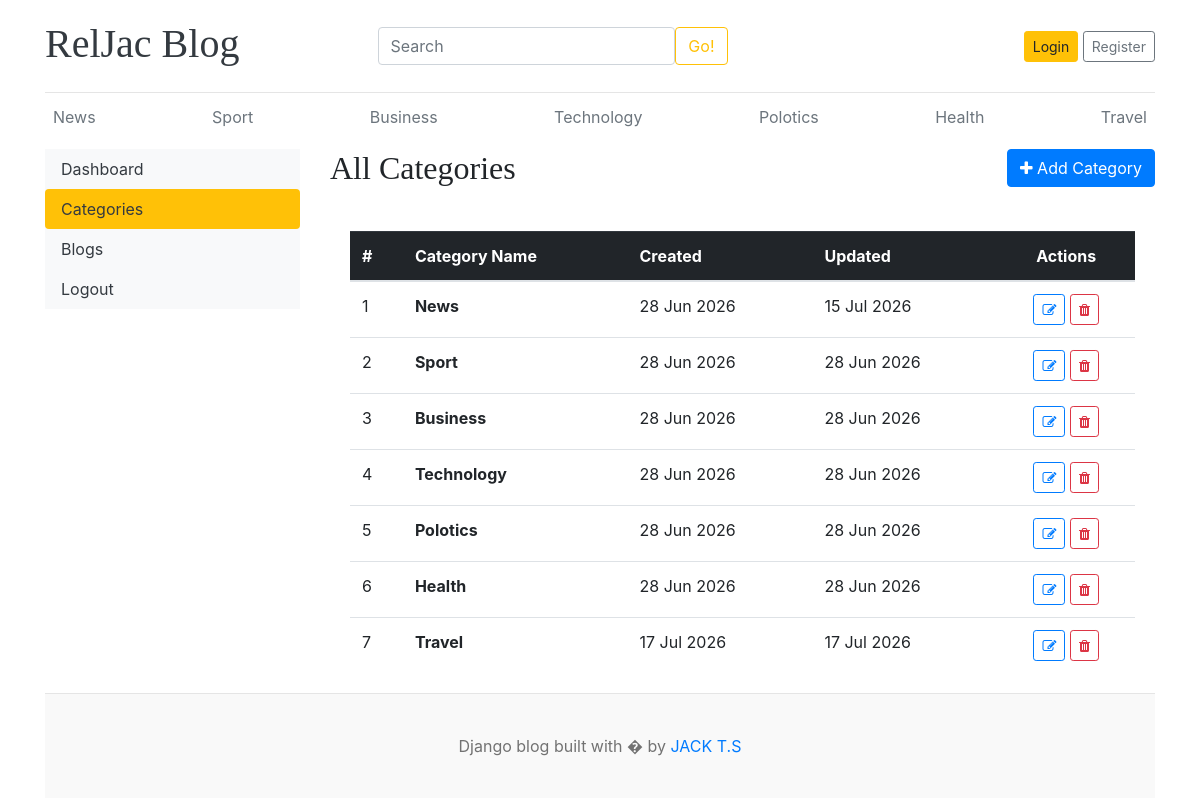
/dashboard/categories/, run on the app's committed database.
### blog/models.py (models this page shows, shortened)
class Category(models.Model):
  category_name = models.CharField(max_length=50, unique=True)
  created_at = models.DateTimeField(auto_now_add=True)
  updated_at = models.DateTimeField(auto_now=True)
  class Meta:
    verbose_name_plural = 'Categories'

### dashboard/views.py (the view)
# urls.py: path('categories/', views.categories, name='categories'),
def categories(request):
  return render(request, 'dashboard/categories.html')

### blog/context_processors.py (called while the page is built)
def get_categories(request):
  categories = Category.objects.all()
  return dict(categories=categories)

def get_social_links(request):
  links = Social_media_links.objects.all()
  return dict(links=links)

### dashboard/templates/dashboard/categories.html (shortened to what this page needs)
{% extends 'base.html' %}
{% block content %}
<div class="row">
    {% include 'sidebar.html' %}
    <div class="col-lg-9">
        <div class="d-flex justify-content-between align-items-center mb-4">
            <h2 class="mb-0">All Categories</h2>
            <a href="{% url 'create_category' %}" class="btn btn-primary">
                <i class="fa fa-plus"></i> Add Category
            </a>
        </div>
        <div class="card shadow-sm border-0">
            <div class="card-body">
                <table class="table table-hover align-middle mb-0">
                    <thead class="table-dark">
                        <tr>
                            <th>#</th>
                            <th>Category Name</th>
                            <th>Created</th>
                            <th>Updated</th>
                            <th class="text-center">Actions</th>
                        </tr>
                    </thead>
                    <tbody>
                        {% for cat in categories %}
                        <tr>
                            <td>{{ forloop.counter }}</td>
                            <td>
                                <strong>{{ cat.category_name }}</strong>
                            </td>
                            <td>{{ cat.created_at|date:"d M Y" }}</td>
                            <td>{{ cat.updated_at|date:"d M Y" }}</td>
                            <td class="text-center">
                                <a href="{% url 'edit_category' cat.id %}"
                                   class="btn btn-outline-primary btn-sm me-1"
                                   title="Edit">
                                    <i class="fa fa-edit"></i>
                                </a>
                                <a href="{% url 'delete_category' cat.id %}"
                                   class="btn btn-outline-danger btn-sm"
                                   title="Delete">
                                    <i class="fa fa-trash"></i>
                                </a>
                            </td>
                        </tr>
                        {% endfor %}
                    </tbody>
                </table>
            </div>
        </div>
    </div>
</div>
{% endblock %}

### templates/base.html (shortened to what this page needs)
{% load static %}
<!DOCTYPE html>
<html lang="en">
<head>
    <link href="https://getbootstrap.com/docs/4.0/dist/css/bootstrap.min.css" rel="stylesheet">
    <link href="{% static 'css/blog.css' %}" rel="stylesheet">
    <link rel="stylesheet" href="https://cdnjs.cloudflare.com/ajax/libs/font-awesome/4.7.0/css/font-awesome.min.css">
  </head>
<body>
    <div class="container">
      <header class="blog-header py-3">
        <div class="row flex-nowrap justify-content-between align-items-center">
          <div class="col-3 pt-1">
            <a class="blog-header-logo text-dark" href="{% url 'blog_homepage' %}"><h1>RelJac Blog</h1></a>
          </div>
          <div class="col-4">
             <form class="d-flex" role="search" action="{% url 'search' %}" method="GET">
              <input class="form-control me-2" type="text" name="keyword" value="{{ keyword }}" placeholder="Search" aria-label="Search"/>
              <button class="btn btn-outline-warning" type="submit">Go!</button>
            </form>
          </div>
          <div class="col-4 d-flex justify-content-end align-items-center">
            {% if not user.is_authenticated %}
              <a class="btn btn-sm btn-warning" href="{% url 'login_view' %}">Login</a> &nbsp;
              <a class="btn btn-sm btn-outline-secondary" href="{% url 'register' %}">Register</a>
             {% else %}
              <span><a href="{% url 'dashboard' %}">Dashboard</a></span>
              &nbsp;
              <span><a href="{% url 'logout' %}">Logout</a></span>
            {% endif %}
          </div>
        </div>
      </header>
      <div class="nav-scroller py-1 mb-2">
        <nav class="nav d-flex justify-content-between">
          {% for cat in categories %}
          <a class="p-2 text-muted" href="{% url 'posts_by_category' cat.id %}">{{ cat.category_name }}</a>
          {% endfor %}
        </nav>
      </div>
    {% block content %}
      {% endblock %}
<footer class="blog-footer">
  <p>Django blog built with � by <a href="#">JACK T.S</a></p>
</footer>
</body>
</html>

### static/css/blog.css (style rules this page uses)
.blog-header { border-bottom: 1px solid #e5e5e5; }
.blog-header-logo { font-family: "Playfair Display", Georgia, "Times New Roman", serif; font-size: 2.25rem; }
h1, h2, h3, h4, h5, h6 { font-family: "Playfair Display", Georgia, "Times New Roman", serif; }
.blog-footer { padding: 2.5rem 0; color: #727272; text-align: center; background-color: #f9f9f9; border-top: .05rem solid #e5e5e5; }
.blog-footer p:last-child { margin-bottom: 0; }

### data on the page
Category: category_name "News", created_at "28 Jun 2026", updated_at "15 Jul 2026"
Category: category_name "Sport", created_at "28 Jun 2026", updated_at "28 Jun 2026"
Category: category_name "Business", created_at "28 Jun 2026", updated_at "28 Jun 2026"
Category: category_name "Technology", created_at "28 Jun 2026", updated_at "28 Jun 2026"
Category: category_name "Polotics", created_at "28 Jun 2026", updated_at "28 Jun 2026"
Category: category_name "Health", created_at "28 Jun 2026", updated_at "28 Jun 2026"
Category: category_name "Travel", created_at "17 Jul 2026", updated_at "17 Jul 2026"
